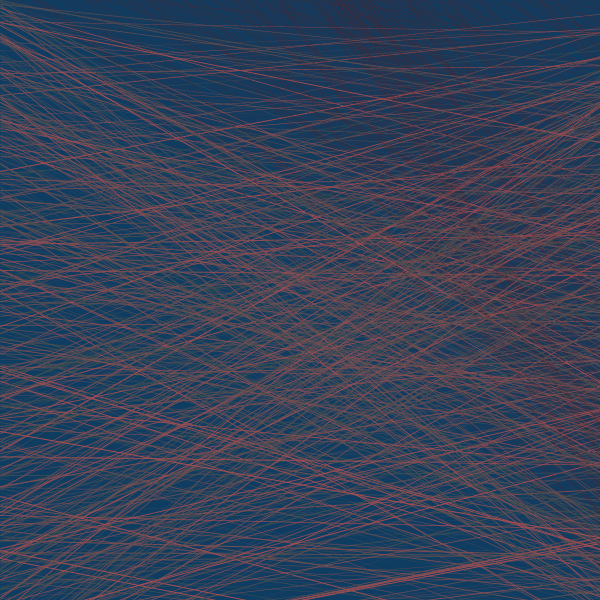
Frame 1 (no input)
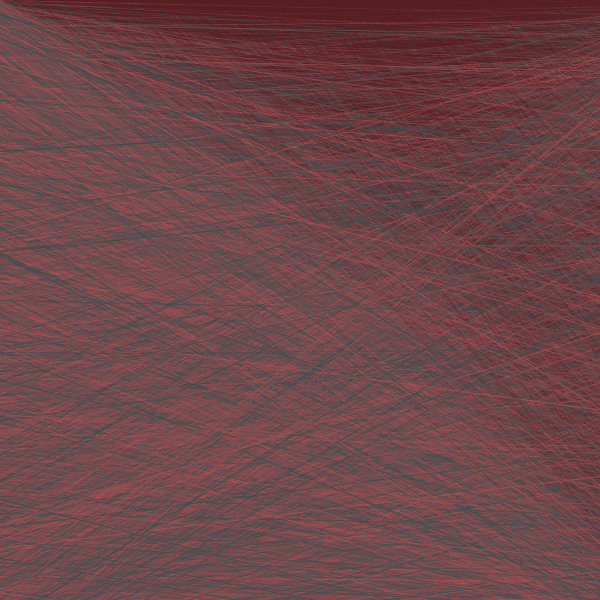
Frame 60 (the mouse pressed at the canvas centre just before this capture)
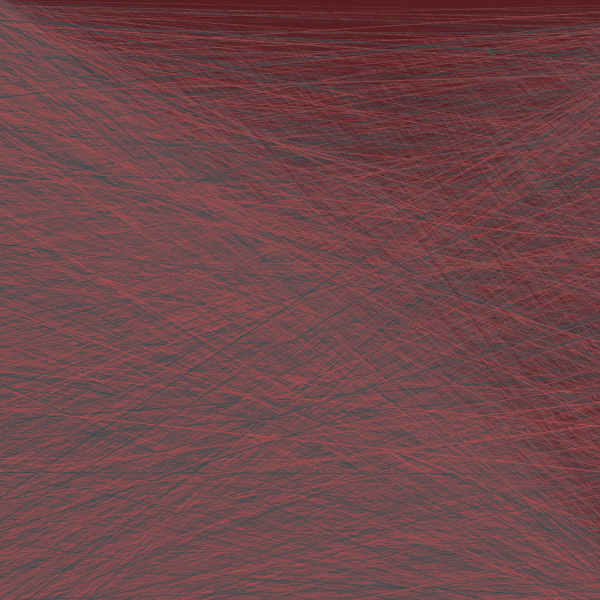
Frame 120 (the mouse held since frame 60 and released just before this capture)

The Processing sketch that drew these frames (run headless with seeded random() and noise(); from frame 60 on, the mouse is pressed at the canvas centre):

// Processing sketch: processing_111292
// ── processing_111292.pde

void setup () {

  size (600, 600);
  background (15, 61, 98);
  smooth();
}

void draw () {






  for (int x = 0; x<width; x +=20) {

    for (int y = 0;  y<height; y+=30) {
      //fill (random(4), random(25), 210);
      stroke(134, 197, 166);

      strokeWeight(random(1));
      line(700, 100, 700, 200);


      stroke(127, random(40), 0);

      strokeWeight(random(0.1));
      line(700, 0, 700, 0);
      //line(random(700), random(300), random(700), random(300));

      //stroke(random(100,198), random(40), 92);


      strokeWeight(random(0.01));
      //color(253, 179, 178);
      stroke(87, 30, random(20,50));
      line(700, random(700), 1, random(-700));

      strokeWeight(random(1));
      color(random(253), 179, random(178));
      stroke(random(50, 180), 77, 80);
      line(700, random(700), 0, random(700));

      {
      }
    }
  }
}
